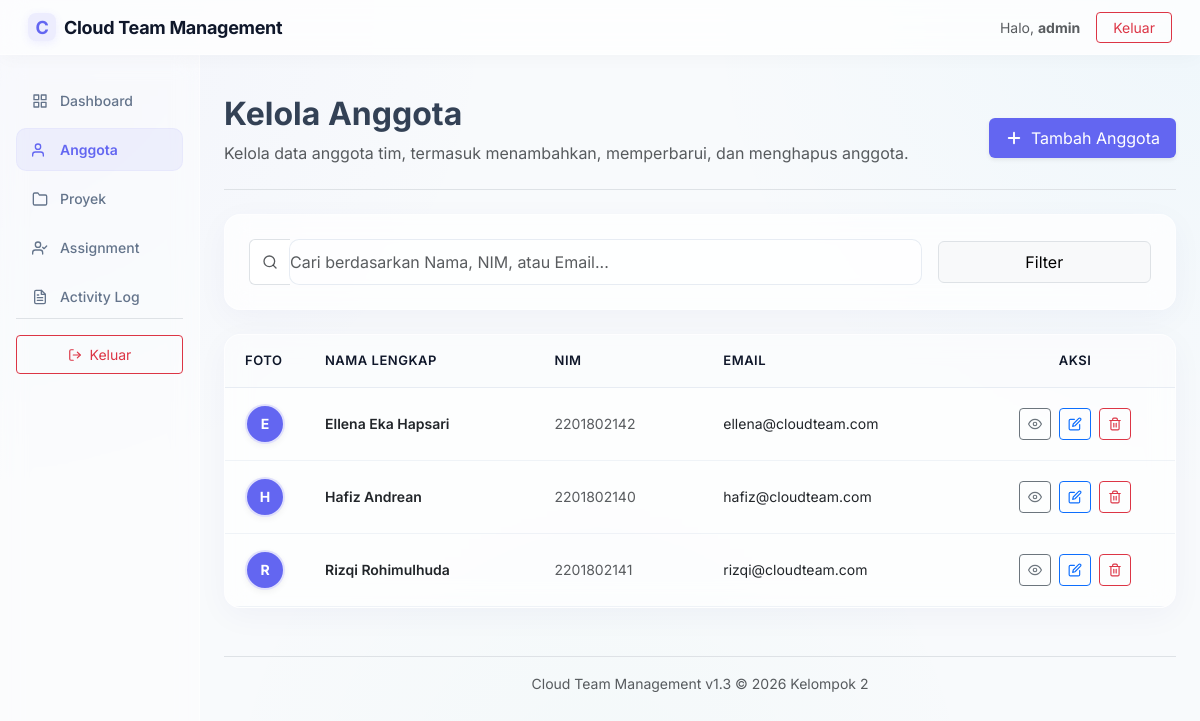
Screenshot of /anggota/index.php (signed in) with the database file from the repository.
### tables this page shows
CREATE TABLE `anggota` (
  `id` INT AUTO_INCREMENT PRIMARY KEY,
  `nama` VARCHAR(100) NOT NULL,
  `nim` VARCHAR(50) NOT NULL UNIQUE,
  `email` VARCHAR(100) NULL UNIQUE,
  `foto` VARCHAR(255) NULL,
  `id_user` INT UNIQUE NULL,
  `created_at` TIMESTAMP DEFAULT CURRENT_TIMESTAMP,
  `updated_at` TIMESTAMP DEFAULT CURRENT_TIMESTAMP ON UPDATE CURRENT_TIMESTAMP,
  CONSTRAINT `fk_anggota_users` FOREIGN KEY (`id_user`) REFERENCES `users` (`id`) ON DELETE SET NULL ON UPDATE CASCADE
);

### anggota/index.php (the view, shortened to what this page needs)
<?php
require_once __DIR__ . '/../config/layout.php';
$db = Database::getConnection();
$search = isset($_GET['search']) ? trim($_GET['search']) : '';
$limit = 10;
$page = isset($_GET['page']) && is_numeric($_GET['page']) ? (int)$_GET['page'] : 1;
$offset = ($page - 1) * $limit;
try {
    if (!empty($search)) {
        $query = "SELECT * FROM anggota WHERE nama LIKE :search1 OR nim LIKE :search2 OR email LIKE :search3 ORDER BY nama ASC LIMIT :limit OFFSET :offset";
        $stmt = $db->prepare($query);
        $stmt->bindValue(':search1', $searchParam, PDO::PARAM_STR);
        $stmt->bindValue(':search2', $searchParam, PDO::PARAM_STR);
        $stmt->bindValue(':search3', $searchParam, PDO::PARAM_STR);
        $stmt->bindValue(':limit', $limit, PDO::PARAM_INT);
        $stmt->bindValue(':offset', $offset, PDO::PARAM_INT);
        $stmt->execute();
        $members = $stmt->fetchAll();
    } else {
        $query = "SELECT * FROM anggota ORDER BY nama ASC LIMIT :limit OFFSET :offset";
        $stmt = $db->prepare($query);
        $stmt->bindValue(':limit', $limit, PDO::PARAM_INT);
        $stmt->bindValue(':offset', $offset, PDO::PARAM_INT);
        $stmt->execute();
        $members = $stmt->fetchAll();
    }
} catch (PDOException $e) {
    $_SESSION['flash_error'] = 'Database error: ' . $e->getMessage();
    $members = [];
    $totalRecords = 0;
    $totalPages = 1;
}
?>
<div class="d-flex justify-content-between flex-wrap flex-md-nowrap align-items-center pt-3 pb-2 mb-4 border-bottom">
    <div>
        <h1 class="h2 fw-bold welcome-title" id="page-title">Kelola Anggota</h1>
        <p class="welcome-subtitle text-muted">Kelola data anggota tim, termasuk menambahkan, memperbarui, dan menghapus anggota.</p>
    </div>
    <div class="btn-toolbar mb-2 mb-md-0">
        <a href="create.php" class="btn btn-primary d-flex align-items-center gap-2 py-2 px-3 shadow-sm border-0" style="background-color: var(--primary-color);">
            <svg width="18" height="18" viewBox="0 0 24 24" fill="none" stroke="currentColor" stroke-width="2.5" stroke-linecap="round" stroke-linejoin="round"><line x1="12" y1="5" x2="12" y2="19"></line><line x1="5" y1="12" x2="19" y2="12"></line></svg>
            <span>Tambah Anggota</span>
        </a>
    </div>
</div>
<div class="card border-0 shadow-sm p-4 mb-4">
    <form method="GET" action="index.php" class="row g-3 align-items-center">
        <div class="col-12 col-md-8 col-lg-9">
            <div class="input-group">
                <span class="input-group-text bg-white border-end-0 text-muted">
                    <svg width="16" height="16" viewBox="0 0 24 24" fill="none" stroke="currentColor" stroke-width="2" stroke-linecap="round" stroke-linejoin="round"><circle cx="11" cy="11" r="8"></circle><line x1="21" y1="21" x2="16.65" y2="16.65"></line></svg>
                </span>
                <input type="text" name="search" class="form-control border-start-0 ps-0" placeholder="Cari berdasarkan Nama, NIM, atau Email..." value="<?php echo htmlspecialchars($search); ?>">
            </div>
        </div>
        <div class="col-12 col-md-4 col-lg-3 d-flex gap-2">
            <button type="submit" class="btn btn-light border w-100 py-2">Filter</button>
        </div>
    </form>
</div>
<div class="card border-0 shadow-sm p-0 mb-4 overflow-hidden">
    <div class="table-responsive">
        <table class="table table-hover table-custom mb-0">
            <thead>
                <tr>
                    <th style="width: 80px;">Foto</th>
                    <th>Nama Lengkap</th>
                    <th>NIM</th>
                    <th>Email</th>
                    <th style="width: 200px;" class="text-center">Aksi</th>
                </tr>
            </thead>
            <tbody>
                <?php if (empty($members)): ?>
                    <tr>
                        <td colspan="5" class="text-center text-muted py-5">
                            <div class="mb-2">👥</div>
                            <div>Tidak ada data anggota ditemukan.</div>
                        </td>
                    </tr>
                <?php else: ?>
                    <?php foreach ($members as $m): ?>
                        <tr>
                            <td>
                                <?php
                                $avatarPath = '../uploads/' . $m['foto'];
                                if (!empty($m['foto']) && file_exists(__DIR__ . '/../' . $avatarPath)):
                                ?>
                                    <img src="<?php echo htmlspecialchars($avatarPath); ?>" alt="Avatar" class="avatar-mini" style="width: 40px; height: 40px;">
                                <?php else: ?>
                                    <div class="avatar-mini text-uppercase fw-bold" style="width: 40px; height: 40px; font-size: 14px; background-color: var(--primary-color); color: #ffffff;">
                                        <?php echo htmlspecialchars(substr($m['nama'], 0, 1)); ?>
                                    </div>
                                <?php endif; ?>
                            </td>
                            <td class="fw-semibold text-dark"><?php echo htmlspecialchars($m['nama']); ?></td>
                            <td class="text-muted"><?php echo htmlspecialchars($m['nim']); ?></td>
                            <td><?php echo htmlspecialchars($m['email']); ?></td>
                            <td>
                                <div class="d-flex justify-content-center gap-2">
                                    <a href="detail.php?id=<?php echo $m['id']; ?>" class="btn btn-outline-secondary btn-sm d-inline-flex align-items-center justify-content-center" style="width: 32px; height: 32px;" title="Detail">
                                        <svg width="14" height="14" viewBox="0 0 24 24" fill="none" stroke="currentColor" stroke-width="2" stroke-linecap="round" stroke-linejoin="round"><path d="M1 12s4-8 11-8 11 8 11 8-4 8-11 8-11-8-11-8z"></path><circle cx="12" cy="12" r="3"></circle></svg>
                                    </a>
                                    <a href="edit.php?id=<?php echo $m['id']; ?>" class="btn btn-outline-primary btn-sm d-inline-flex align-items-center justify-content-center" style="width: 32px; height: 32px;" title="Edit">
                                        <svg width="14" height="14" viewBox="0 0 24 24" fill="none" stroke="currentColor" stroke-width="2" stroke-linecap="round" stroke-linejoin="round"><path d="M11 4H4a2 2 0 0 0-2 2v14a2 2 0 0 0 2 2h14a2 2 0 0 0 2-2v-7"></path><path d="M18.5 2.5a2.121 2.121 0 1 1 3 3L12 15l-4 1 1-4 9.5-9.5z"></path></svg>
                                    </a>
                                    <a href="delete.php?id=<?php echo $m['id']; ?>" class="btn btn-outline-danger btn-sm d-inline-flex align-items-center justify-content-center" style="width: 32px; height: 32px;" title="Hapus" onclick="return confirm('Apakah Anda yakin ingin menghapus anggota <?php echo htmlspecialchars($m['nama']); ?>?');">
                                    </a>
                                </div>
                            </td>
                        </tr>
                    <?php endforeach; ?>
                <?php endif; ?>
            </tbody>
        </table>
    </div>
</div>

### assets/css/style.css (style rules this page uses)
:root { --bg-color: #f3f4f6; --card-bg: rgba(255, 255, 255, 0.7); --card-border: rgba(255, 255, 255, 0.5); --primary-color: #6366f1; --primary-hover: #4f46e5; --primary-glow: rgba(99, 102, 241, 0.15); --text-main: #0f172a; --text-muted: #64748b; --text-body: #334155; --border-color: rgba(226, 232, 240, 0.8); --glass-shadow: 0 8px 32px 0 rgba(31, 38, 135, 0.04); }
body { background: radial-gradient(circle at 0% 0%, rgba(99, 102, 241, 0.04) 0%, transparent 35%), radial-gradient(circle at 100% 0%, rgba(14, 165, 233, 0.04) 0%, transparent 35%), radial-gradient(circle at 50% 100%, rgba(16, 185, 129, 0.02) 0%, transparent 40%), #f8fafc; color: var(--text-body); font-family: 'Inter', -apple-system, BlinkMacSystemFont, "Segoe UI", Roboto, sans-serif; overflow-x: hidden; min-height: 100vh; }
.card, .card-summary { background: var(--card-bg) !important; backdrop-filter: blur(12px) !important; -webkit-backdrop-filter: blur(12px) !important; border: 1px solid var(--card-border) !important; border-radius: 16px !important; box-shadow: var(--glass-shadow) !important; transition: transform 0.25s cubic-bezier(0.4, 0, 0.2, 1), box-shadow 0.25s cubic-bezier(0.4, 0, 0.2, 1), border-color 0.25s ease; }
.form-control, .form-select { background: rgba(255, 255, 255, 0.5) !important; border: 1px solid var(--border-color) !important; border-radius: 10px !important; padding: 10px 16px; color: var(--text-main); transition: all 0.25s ease; }
.table-custom { background-color: transparent !important; border: none !important; border-radius: 12px; overflow: hidden; }
.table-custom th { background-color: rgba(248, 250, 252, 0.5) !important; border-bottom: 1px solid var(--border-color) !important; font-weight: 600; font-size: 13px; color: var(--text-main); padding: 16px 20px; text-transform: uppercase; letter-spacing: 0.5px; }
.table-custom td { padding: 16px 20px; font-size: 14px; vertical-align: middle; border-bottom: 1px solid rgba(226, 232, 240, 0.5); background-color: transparent !important; }
.table-responsive { border-radius: 12px; overflow: hidden; }
.avatar-mini { width: 36px; height: 36px; border-radius: 50%; background-color: var(--primary-color); color: #ffffff; display: inline-flex; align-items: center; justify-content: center; font-weight: 600; font-size: 13px; object-fit: cover; border: 2px solid rgba(255, 255, 255, 0.8); box-shadow: 0 2px 6px rgba(0, 0, 0, 0.05); }

### rows the page displays
anggota: nama "E", nama "Ellena Eka Hapsari", nim "2201802142", email "ellena@cloudteam.com", $m['id'] 3 (drawn)
anggota: nama "H", nama "Hafiz Andrean", nim "2201802140", email "hafiz@cloudteam.com"
anggota: nama "R", nama "Rizqi Rohimulhuda", nim "2201802141", email "rizqi@cloudteam.com"

### other values shown
$currentUser['nama'] "admin"
